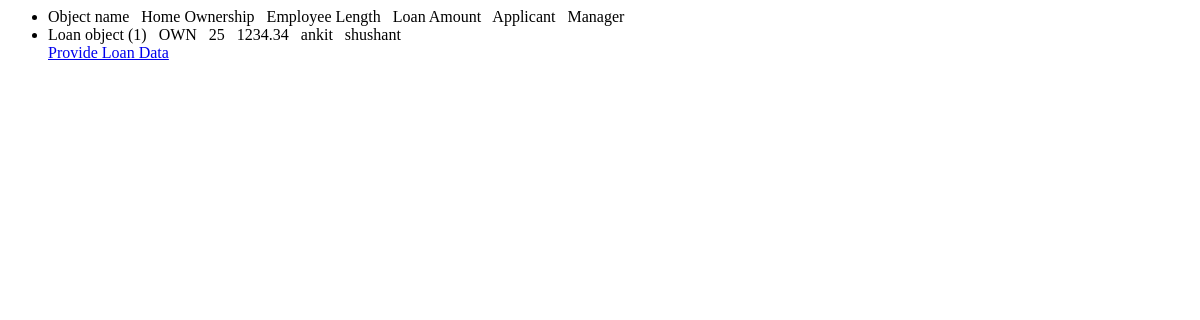
Before: /loan/list/ (signed in) with the older database file.
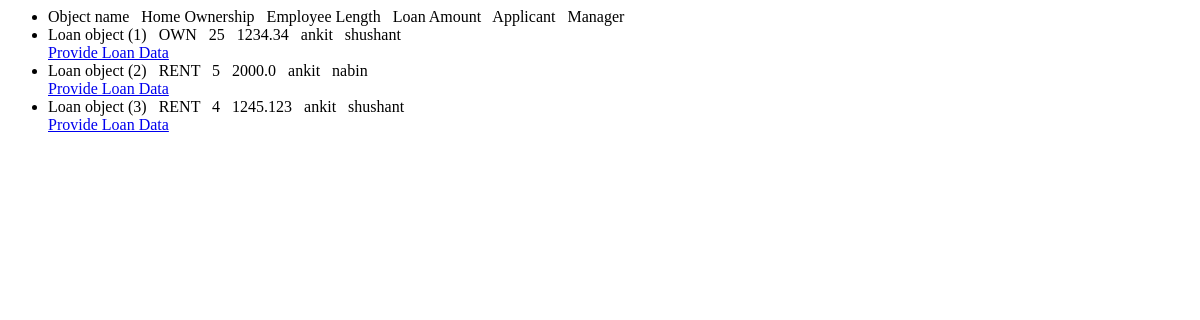
After: the same page with the newer database file.
### loan_approval/models.py (models this page shows)
class Loan(models.Model):
    OWNERSHIP_CHOICES = [('RENT','RENT'),
                         ('OWN','OWN'),
                         ('MORTGAGE','MORTGAGE'),
                         ('OTHER','OTHER')
                         ]
    INTENTIONS = [('PERSONAL','PERSONAL'),
                  ('EDUCATION','EDUCATION'),
                  ('MEDICAL','MEDICAL'),
                  ('VENTURE','VENTURE'),
                  ('HOMEIMPROVEMENT','HOMEIMPROVEMENT'),
                  ('DEBTCONSOLIDATION','DEBTCONSOLIDATION')
                  ]
    home_ownership = models.CharField(max_length=10,choices=OWNERSHIP_CHOICES)
    emp_length = models.PositiveIntegerField(validators=[MinValueValidator(0),
                                       MaxValueValidator(43)])
    loan_amount = models.FloatField(validators=[MinValueValidator(0.0),
                                       MaxValueValidator(40000.0)])
    person_age = models.PositiveIntegerField(validators=[MinValueValidator(18),
                                       MaxValueValidator(110)])
    income = models.FloatField(validators=[MinValueValidator(1000.0),
                                       MaxValueValidator(7000000.0)])
    loan_intent = models.CharField(max_length=20,choices=INTENTIONS)
    applicant_details = models.ForeignKey(Applicant, on_delete=models.CASCADE)
    managed_by = models.ForeignKey(Employee, on_delete=models.SET_NULL, null=True)

class Applicant(models.Model):
    applicant = models.OneToOneField(User, on_delete=models.CASCADE)
    def __str__(self):
        return f'{self.applicant.username}'

class Employee(models.Model):
    employee = models.OneToOneField(User, on_delete=models.CASCADE)
    def __str__(self):
        return f'{self.employee.username}'

### loan_approval/views.py (the view)
# urls.py: path('loan/list/',LoanRequestListView.as_view(), name='employee_loan_list'),
@method_decorator(login_required(login_url=reverse_lazy('loan_approval:user_login')),name="dispatch")
class LoanRequestListView(ListView):
    model = Loan
    template_name = 'loan_approval/employee_loan_request.html'
    def get_queryset(self):
        queryset = self.model._default_manager.all()
        try:
            user = self.request.user.applicant
        except:
            return queryset
        else:
            return queryset.filter(applicant_details = user)

### loan_approval/templates/loan_approval/employee_loan_request.html (shortened to what this page needs)
<ul>
    <li>Object name &nbsp; Home Ownership &nbsp; Employee Length &nbsp; Loan Amount &nbsp; Applicant &nbsp; Manager &nbsp;</li>
    {% for object in object_list %}
    <li>
        {{ object }} &nbsp; {{object.home_ownership}} &nbsp; {{object.emp_length}} &nbsp; {{object.loan_amount}}
        &nbsp; {{object.applicant_details}} &nbsp; {{object.managed_by}}<br>
        <a href="#">Provide Loan Data</a>
    </li>
    {% empty %}
    <li>No objects yet.</li>
    {% endfor %}
</ul>

Changed rows visible on the page:
added Loan: id "Loan object (2)", home_ownership "RENT", emp_length "5", loan_amount "2000.0", applicant_details "ankit", managed_by "nabin"
added Loan: id "Loan object (3)", home_ownership "RENT", emp_length "4", loan_amount "1245.123", applicant_details "ankit", managed_by "shushant"
